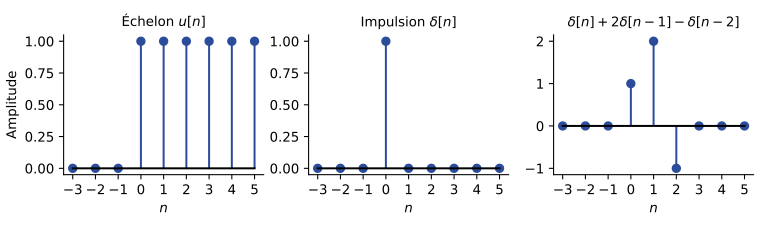

Write the Python code that produced this figure.
"""TSIG1 ch. 1 — Échelon, impulsion et séquence finie.
D'après les notes de cours [notes, f. 3 r° et v°], redessinée."""
import numpy as np
import matplotlib
matplotlib.use("Agg")
import matplotlib.pyplot as plt
plt.rcParams.update({"font.family": "sans-serif", "font.size": 10, "svg.fonttype": "none"})

n = np.arange(-3, 6)
sig = [("Échelon $u[n]$", (n >= 0).astype(float)),
       (r"Impulsion $\delta[n]$", (n == 0).astype(float)),
       (r"$\delta[n] + 2\delta[n-1] - \delta[n-2]$", 1.0 * (n == 0) + 2.0 * (n == 1) - 1.0 * (n == 2))]
fig, ax = plt.subplots(1, 3, figsize=(8, 2.4))
for a, (titre, y) in zip(ax, sig):
    a.stem(n, y, linefmt="#2B4C9B", markerfmt="o", basefmt="k-")
    a.set_title(titre, fontsize=10); a.set_xlabel("$n$")
    a.set_xticks(n); a.spines[["top", "right"]].set_visible(False)
ax[0].set_ylabel("Amplitude")
fig.tight_layout(); fig.savefig("01-signaux-discrets.svg")
